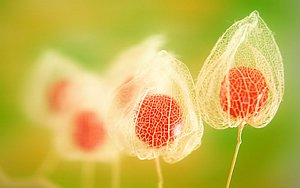
#> input picture OpenCV/japaneseflowers.jpg, 300 x 188 px
$ python ImageRotationDemo.py
#> lines starting #> are read from the running program, lines starting #| are printed output that depends on the picture
import cv2 as cv

src = cv.imread("japaneseflowers.jpg", 1)
#> src is the input picture: shape (188, 300, 3); mean B, G, R 81.3, 182.3, 200.5
if src is None:
    print("missing image")
else:
    cv.imshow("windowM", src)
    rows,cols = src.shape[:2]
#> rows = 188; cols = 300
#(col/2,rows/2) is the center of rotation for the image
# M is the cordinates of the center
    M = cv.getRotationMatrix2D((cols/2,rows/2),90,1)
#> M = [[6.12e-17, 1, 56], [-1, 6.12e-17, 244]]
    dst = cv.warpAffine(src,M,(cols,rows))
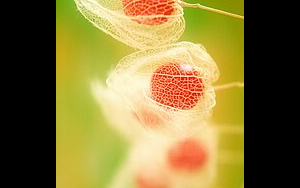
#> dst: shape (188, 300, 3); mean B, G, R 58.3, 117.6, 133.3

    cv.imshow("windowMy", dst)


$ run again, with OpenCV/mugshot.jpg copied over OpenCV/japaneseflowers.jpg
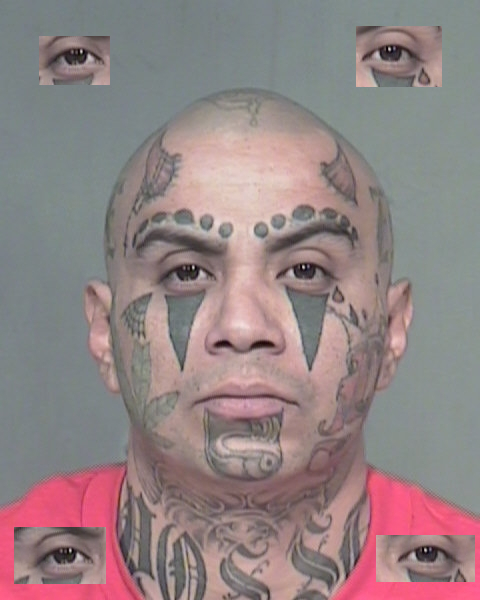
#> input picture OpenCV/mugshot.jpg, 480 x 600 px
#> src is the input picture: shape (600, 480, 3); mean B, G, R 132.1, 131.1, 146.8
#> `dst = cv.warpAffine(src,M,(cols,rows))`:
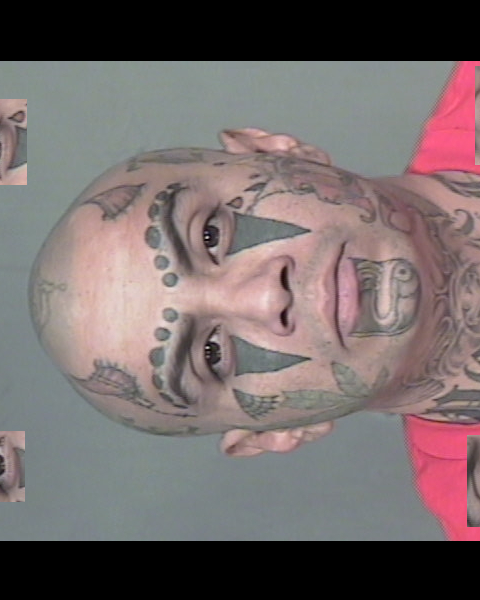
#> dst: shape (600, 480, 3); mean B, G, R 106.8, 106.6, 117.8
